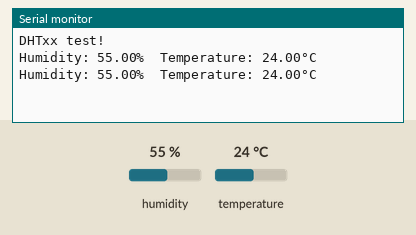
Simulated run of this sketch. Board: Arduino Uno, built with avr-gcc and run on an emulated ATmega328P. Parts: the last lines printed to the serial monitor. The test bench sets the inputs (shaded band); at power-on: humidity 55 %, temperature 24 °C.

Above: at 4.8 s.
4.9 s: humidity set to 22 %
At 7.4 s:
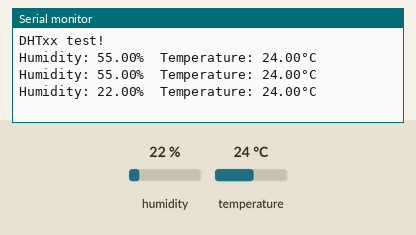
7.9 s: temperature set to 12 °C
At 8.6 s:
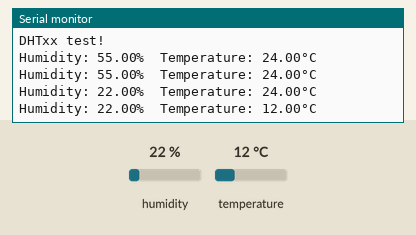
10.9 s: humidity set to 40 %
At 13.5 s:
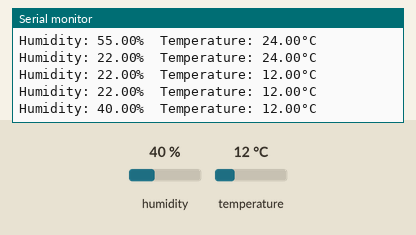
Timing chart, 0 to 15.0 s (numbered marks = the images above; inputs shaded):
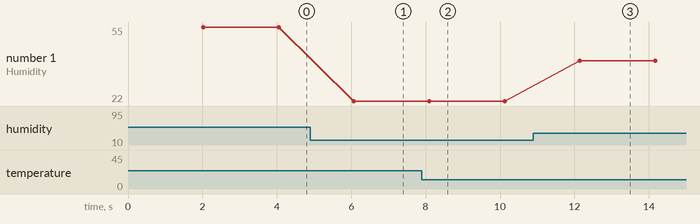

Measured:
- after the input at 4.9 s, the serial monitor: prints a new line after 1.2 s (image 1)
- after the input at 7.9 s, the serial monitor: prints a new line after 0.20 s (image 2)
- after the input at 10.9 s, the serial monitor: prints a new line after 1.2 s (image 3)
- plotted number 1: 55 → 22 after the input at 4.9 s, 22 → 40 after the input at 10.9 s

The sketch:

dht11.ino
```cpp
#include <DHT.h>

// Define the pin where the sensor is connected
#define DHTPIN 2  // Change this to the actual pin you are using

// Uncomment the type of sensor you're using
//#define DHTTYPE DHT11   // DHT 11
#define DHTTYPE DHT11   // DHT 22  (AM2302)
//#define DHTTYPE DHT21   // DHT 21 (AM2301)

DHT dht(DHTPIN, DHTTYPE);

void setup() {
  Serial.begin(9600);
  Serial.println("DHTxx test!");

  dht.begin();
}

void loop() {
  delay(2000);  // Delay between readings

  float humidity = dht.readHumidity();
  float temperature = dht.readTemperature();

  // Check if any reads failed and exit early (to try again).
  if (isnan(humidity) || isnan(temperature)) {
    Serial.println("Failed to read from DHT sensor!");
    return;
  }

  Serial.print("Humidity: ");
  Serial.print(humidity);
  Serial.print("%\t");
  Serial.print("Temperature: ");
  Serial.print(temperature);
  Serial.println("°C");
}
```
